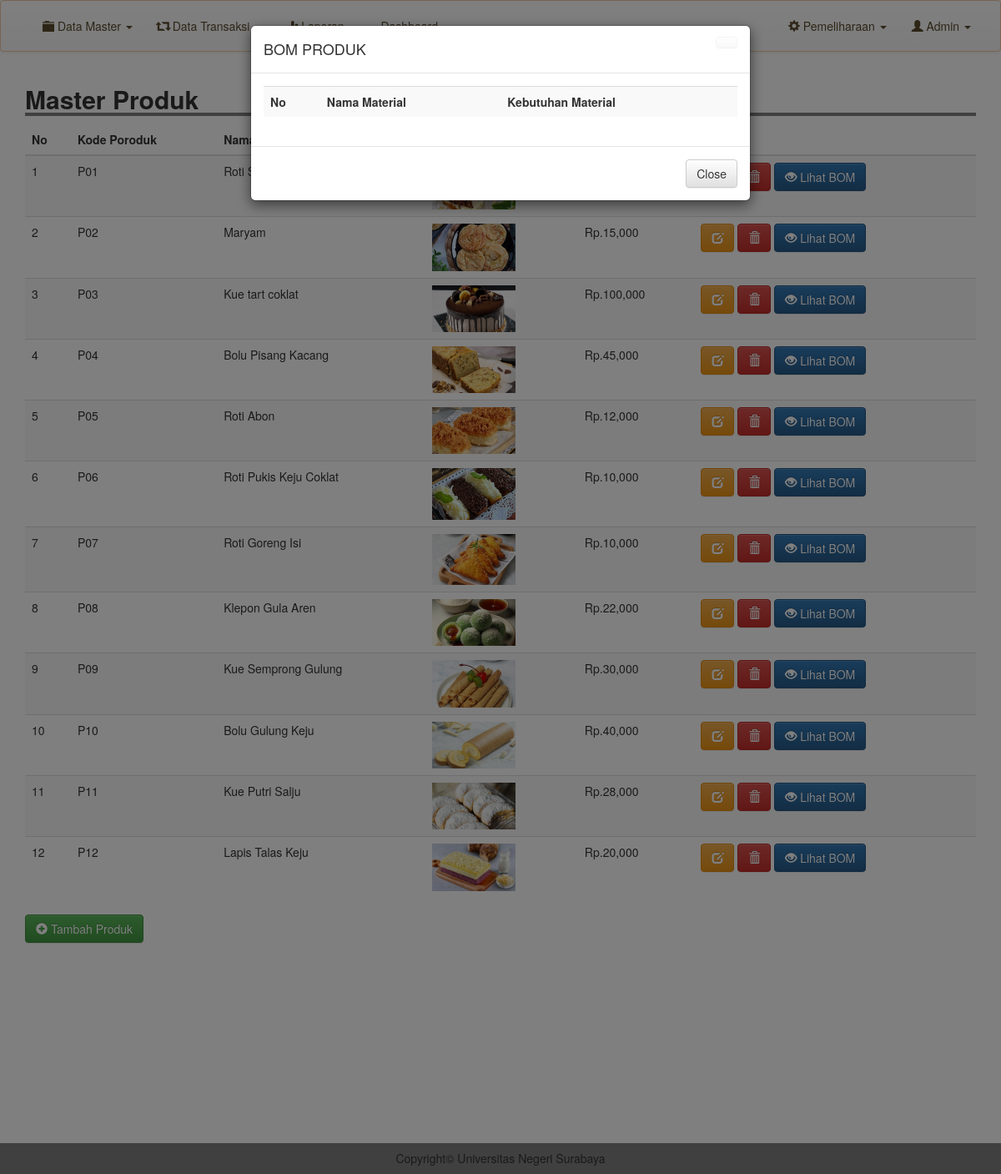
The app's page /admin/bom.php (signed in) with its own data.
### tables this page shows
CREATE TABLE `produk` (
  `kode_produk` varchar(100) NOT NULL,
  `nama` varchar(100) NOT NULL,
  `image` text NOT NULL,
  `deskripsi` text NOT NULL,
  `harga` int(11) NOT NULL
);

### admin/bom.php (the view, shortened to what this page needs)
<?php
include 'header.php';
$kode = $_GET['kode'];
$pr = mysqli_query($conn, "SELECT * FROM produk where kode_produk = '$kode'");
$tam = mysqli_fetch_assoc($pr);
?>
<div class="container">
	<h2 style=" width: 100%; border-bottom: 4px solid gray"><b>Master Produk</b></h2>
		<table class="table table-striped">
			<thead>
				<tr>
					<th scope="col">No</th>
					<th scope="col">Kode Poroduk</th>
					<th scope="col">Nama Produk</th>
					<th scope="col">Image</th>
					<th scope="col">Harga</th>
					<th scope="col">Action</th>
				</tr>
			</thead>
			<tbody>
				<?php
				$result = mysqli_query($conn, "SELECT * FROM produk");
				$no =1;
				while ($row = mysqli_fetch_assoc($result)) {
				?>
					<tr>
						<td ><?= $no; ?></td>
						<td><?= $row['kode_produk']; ?></td>
						<td><?= $row['nama'];  ?></td>
						<td><img src="../image/produk/<?= $row['image']; ?>" width="100"></td>
						<td>Rp.<?= number_format($row['harga' ]);  ?></td>
						<td><a href="edit_produk.php?kode=<?= $row['kode_produk']; ?>" class="btn btn-warning"><i class="glyphicon glyphicon-edit"></i> </a> <a href="proses/del_produk.php?kode=<?= $row['kode_produk']; ?>" class="btn btn-danger"><i class="glyphicon glyphicon-trash"></i> </a> <a href="m_produk.php?kode=<?= $row['kode_produk']; ?>" class="btn btn-primary">
   <i class="glyphicon glyphicon-eye-open"></i> Lihat BOM</a></button></td>
					</tr>
				<?php
					$no++;
					}
				 ?>
				</tbody>
			</table>
		<a href="tm_produk.php" class="btn btn-success"><i class="glyphicon glyphicon-plus-sign"></i> Tambah Produk</a>
	</div>
<button type="hidden" data-toggle="modal" data-target="#myModal" id="btn" style="background-color: #fff; border: #fff;">
</button>
	<div class="modal fade" id="myModal" tabindex="-1" role="dialog" aria-labelledby="myModalLabel">
		<div class="modal-dialog" role="document">
			<div class="modal-content">
				<div class="modal-header">
						<a href="m_produk.php" class="btn btn-default close"></a>
					<h4 class="modal-title" id="myModalLabel">BOM PRODUK <?= strtoupper($tam['nama']); ?></h4>
				</div>
				<div class="modal-body">
					<table class="table table-striped">
						<tr>
						<th>No</th>
						<th>Nama Material</th>
						<th>Kebutuhan Material</th>
						</tr>
					</table>
				</div>
				<div class="modal-footer">
					<a href="m_produk.php" class="btn btn-default">Close</a>
				</div>
			</div>
		</div>
	</div>
	<?php
	include 'footer.php';
	?>

### css/style.css (style rules this page uses)
body { margin:0; padding: 0; }

### records on screen
produk: kode_produk "P01", nama "Roti…"
produk: kode_produk "P02", nama "Maryam", image (picture), harga "15,000"
produk: kode_produk "P03", nama "Kue tart coklat", image (picture), harga "100,000"
produk: kode_produk "P04", nama "Bolu Pisang Kacang", image (picture), harga "45,000"
produk: kode_produk "P05", nama "Roti Abon", image (picture), harga "12,000"
produk: kode_produk "P06", nama "Roti Pukis Keju Coklat", image (picture), harga "10,000"
produk: kode_produk "P07", nama "Roti Goreng Isi", image (picture), harga "10,000"
produk: kode_produk "P08", nama "Klepon Gula Aren", image (picture), harga "22,000"
produk: kode_produk "P09", nama "Kue Semprong Gulung", image (picture), harga "30,000"
produk: kode_produk "P10", nama "Bolu Gulung Keju", image (picture), harga "40,000"
produk: kode_produk "P11", nama "Kue Putri Salju", image (picture), harga "28,000"
produk: kode_produk "P12", nama "Lapis Talas Keju", image (picture), harga "20,000"
